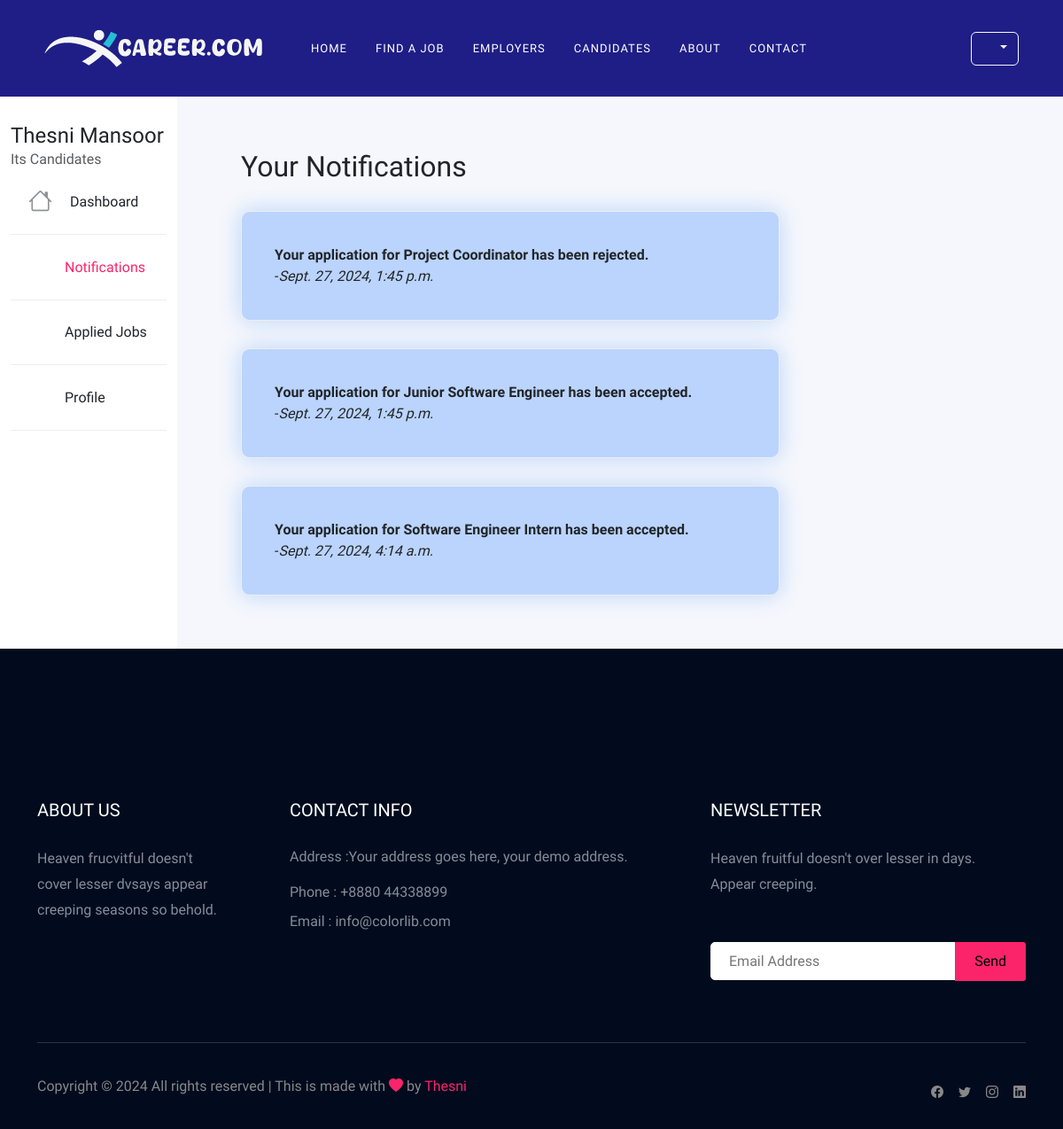
/notification/ (signed in), run on the app's committed database.
### user/models.py (models this page shows, shortened)
class Notification(models.Model):
    user = models.ForeignKey(User, on_delete=models.CASCADE)
    message = models.TextField()
    created_at = models.DateTimeField(auto_now_add=True)
    is_read = models.BooleanField(default=False)

### user/views.py (the view)
# urls.py: path("notification/", views.notification, name="notification"),
def notification(request):
    if not request.user.is_authenticated:
        return redirect('login/')
    notifications = Notification.objects.filter(user=request.user, is_read=False).order_by('-created_at')
    return render(request,"admin/candidates/notification.html" , {
        'notifications': notifications,
    })

### user/context_processors.py (called while the page is built)
def user_role(request):
    user = request.user
    if user.is_authenticated:
        try:
            applicant = Applicant.objects.get(user=user)
            return {'is_applicant': True, 'is_company': False}
        except Applicant.DoesNotExist:
            pass
        try:
            company = Company.objects.get(user=user)
            return {'is_applicant': False, 'is_company': True}
        except Company.DoesNotExist:
            pass
    return {'is_applicant': False, 'is_company': False}

### templates/admin/candidates/notification.html (shortened to what this page needs)
{% extends 'base.html' %}
{% block content %}
{% load static %}
<section class="contact">
    <div class="container-fluid">
        <div class="row">
            {% include 'admin_sidemenu.html' %}
            <div class="col-md-10 bg_color">
              <div class="home_content_area">
                    <h2>Your Notifications</h2>
                    {% if notifications %}
                    {% for notification in notifications %}
                    <div class=" fade show  alert-box">
                      <b> {{ notification.message }}</b> <br>-<em>{{ notification.created_at }}</em>
                    </div>
                    {% endfor %}
                    {% else %}
                    <p>No new notifications.</p>
                    {% endif %}
                </div>
            </div>
        </div>
    </div>
</section>
{% endblock %}

### templates/admin_sidemenu.html (shortened to what this page needs)
<div class="col-lg-2  bg-body-sidemenu">
  {% if user.is_authenticated %}
  {% if is_applicant %}
  <div class="accordion accordion-flush" id="accordionFlushExample">
    <div class="profile">
      <h4 class="mb-0"> {{user.first_name }} {{user.last_name }} </h4>
      <p class="mb-0 opacity-75">Its Candidates </p>
    </div>
    <a class=" link-button {% if request.path == '/user_homepage/' %}active{% endif %}" type="button"
      href="{% url 'user_homepage' %}"> <span class="contact-info__icon"><i class="bi bi-house"></i></span>
      Dashboard
    </a>
    <a class=" link-button {% if request.path == '/notification/' %}active{% endif %}" type="button"
      href="{% url 'notification' %}"> <span class="contact-info__icon"><i class="mdi mdi-bell"></i></span>
      Notifications
    </a>
    <a class=" link-button {% if request.path == '/applied_jobs/' %}active{% endif %}" type="button"
      href="{% url 'applied_jobs' %}"> <span class="contact-info__icon"><i
          class="mdi mdi-briefcase-variant-outline"></i></span>
      Applied Jobs
    </a>
    <a class=" link-button {% if request.path == '/user_profile/' %}active{% endif %}" type="button"
      href="{% url 'user_profile' %}"> <span class="contact-info__icon"><i class="mdi mdi-account-outline"></i></span>
      Profile
    </a>
  </div>
  {% endif %}
  {% endif %}
</div>

### static/css/style.css (style rules this page uses)
body { font-family: "Muli", sans-serif; margin: 0; padding: 0; }
p { font-family: "Muli", sans-serif; font-size: 16px; font-weight: normal; }
a { text-decoration: none; }
.alert-box { background: rgba(13, 110, 253, 0.25); padding: 37px; border-radius: 10px; border: 1px solid #eee; margin: 31px 0; width: 71%; box-shadow: 0px 0px 25px #0d6efd40; }
.contact-info__icon { margin-right: 20px }
.contact-info__icon i,.contact-info__icon span { color: #8f9195; font-size: 27px }

### static/css/admin.css (style rules this page uses)
.bg_color { background: #f5f7fc; }
.home_content_area { margin: 60px; }
.link-button { position: relative; display: flex; align-items: center; width: 100%; padding: var(--bs-accordion-btn-padding-y) var(--bs-accordion-btn-padding-x); font-size: 1rem; color: var(--bs-accordion-btn-color); text-align: left; border-bottom: 1px solid #eee; border-radius: 0; overflow-anchor: none; transition: var(--bs-accordion-transition); }
.link-button.active { color: #fb246a !important; }
.accordion { width: 100%; max-width: 360px; margin: 30px auto 20px; -webkit-border-radius: 4px; -moz-border-radius: 4px; border-radius: 4px; }

### data on the page
Notification: message "Your application for Project Coordinator has been rejected.", created_at "Sept. 27, 2024, 1:45 p.m."
Notification: message "Your application for Junior Software Engineer has been accepted.", created_at "Sept. 27, 2024, 1:45 p.m."
Notification: message "Your application for Software Engineer Intern has been accepted.", created_at "Sept. 27, 2024, 4:14 a.m."

### other printed values
{{ user.first_name }} "Thesni"
{{ user.last_name }} "Mansoor"
